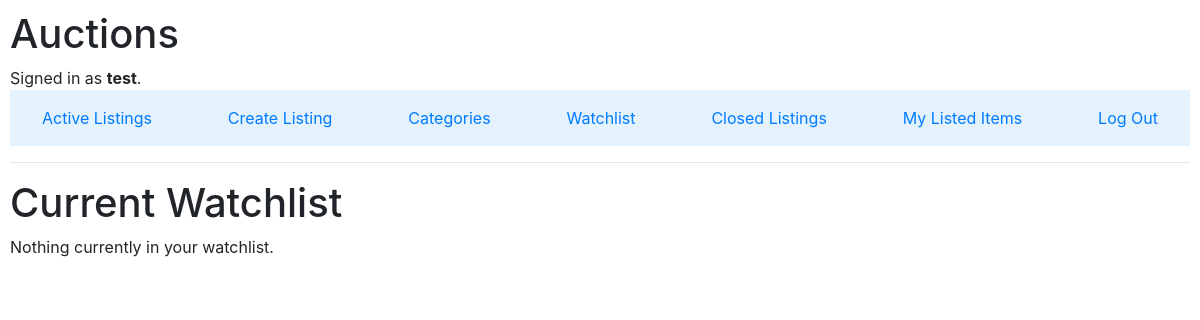
Page /watchlist (signed in) on the earlier database version.
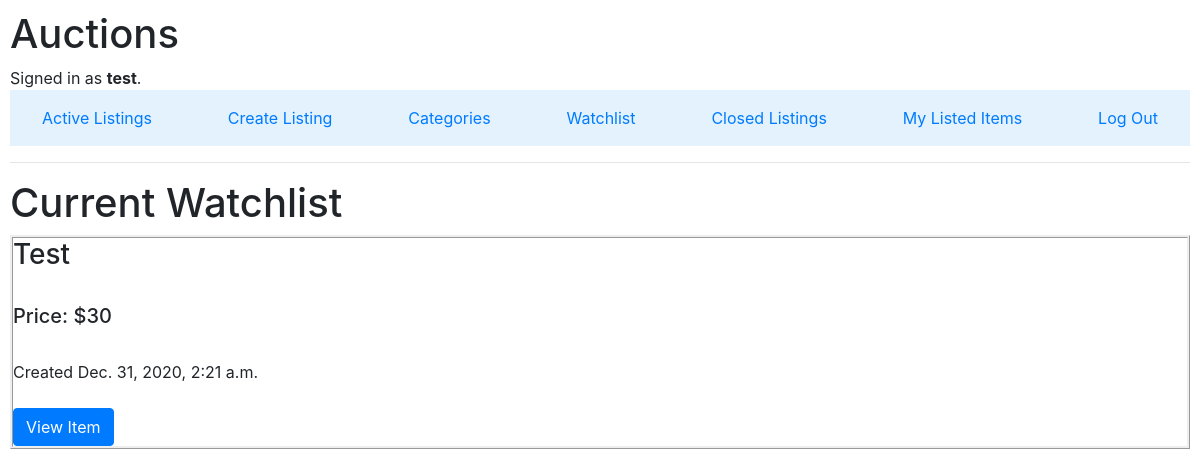
Same page on the later database version.
### auctions/models.py (models this page shows, shortened)
class Listing(models.Model):
   title = models.CharField(max_length=64)
   description = models.CharField(max_length= 264)
   price = models.IntegerField()
   user = models.CharField(max_length=64)
   date = models.DateTimeField(auto_now=False, auto_now_add=True)
   img = models.CharField(max_length = 264,blank=True)
   category = models.CharField(max_length=64,blank=True)
   open = models.BooleanField(default=True)

### auctions/views.py (the view, shortened to what this page needs)
# urls.py: path("watchlist", views.watchlist,name= "watchlist"),
def watchlist(request):
    watchlist = Watchlist.objects.filter(user=request.user)
    items = list(set([item.listing_id for item in watchlist]))
    watchlist = Listing.objects.filter(id__in=items)
    if request.method == "GET":
        return render(request, "auctions/watchlist.html", {
        "watchlist" : watchlist
    })
    else:
        return render(request, "auctions/watchlist.html", {
        "watchlist" : watchlist,
        "msg" : msg,
        "msg_type": msg_type
    })

### auctions/templates/auctions/watchlist.html (shortened to what this page needs)
{% extends "auctions/layout.html" %}
{% block body %}
    <h1> Current Watchlist </h1>
    {% if watchlist %}
        {% for item in watchlist%}
            <div style= "border-style:ridge">
                <div class="media-body">
                    <h3>{{ item.title}}</h3></a></br>
                    <strong> <h5>Price: ${{item.price}}</h5> </strong></br>
                    Created {{ item.date}}</br></br>
                    <a href= "{% url 'listing' item.id %}"><button class="btn btn-primary">View Item</button></a></br>
                </div>
            </div></br>
        {% endfor %}
    {% else %}
    Nothing currently in your watchlist.
    {% endif %}
{% endblock %}

Differences in the rows shown:
added Listing: title "Test", price "30", date "Dec. 31, 2020, 2:21 a.m."
Other differences:
text no longer shown: "Nothing currently in your watchlist."
